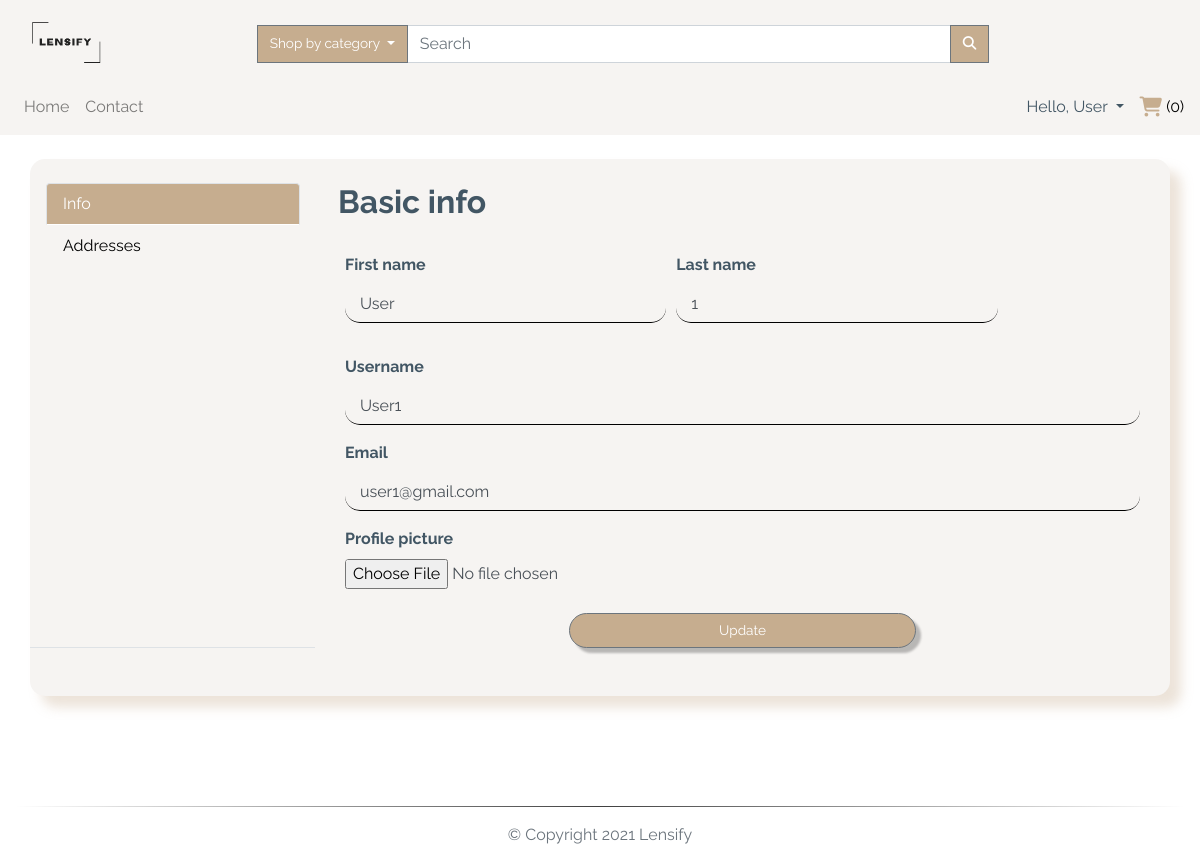
/profile/settings (signed in), run on the app's committed database.
### app/models.py (models this page shows, shortened)
class TimestampMixin(object):
    created_at = db.Column(db.DateTime, nullable=False,
                           default=datetime.utcnow)
    updated_at = db.Column(db.DateTime, onupdate=datetime.utcnow)

class User(db.Model, TimestampMixin, UserMixin):
    __tablename__ = "users"
    id = db.Column(db.Integer, primary_key=True)
    first_name = db.Column(db.String(50), nullable=False)
    last_name = db.Column(db.String(50), nullable=False)
    username = db.Column(db.String(50), unique=True, nullable=False)
    email = db.Column(db.String(115), unique=True, nullable=False)
    image_file = db.Column(db.String(80), nullable=False,
                           default="default.jpg")
    password_hash = db.Column(db.String(60), nullable=False)
    items_for_sale = db.relationship(
        "ItemForSale", backref="seller", lazy="dynamic")
    orders = db.relationship("Order", backref="buyer", lazy=True)
    address = db.relationship(
        "Address", secondary="user_addresses", backref="user", lazy="dynamic"
    )
    followed = db.relationship(
        "User", secondary=followers,
        primaryjoin=(followers.c.follower_id == id),
        secondaryjoin=(followers.c.followed_id == id),
        backref=db.backref("followers", lazy="dynamic"), lazy="dynamic")
    reviewed = db.relationship(
        "Review", backref="user_reviewed", primaryjoin=(Review.user_reviewed_id == id), lazy="dynamic"
    )
    reviewer = db.relationship(
        "Review", backref="user_reviewer", primaryjoin=(Review.user_reviewer_id == id), lazy="dynamic"
    )

### app/routes.py (the view, shortened to what this page needs)
@app.route("/profile/settings", methods=["POST", "GET"])
@app.route("/profile/settings/<address_id>", methods=["POST", "GET"])
@login_required
def user_settings(address_id=None):
    user = User.query.filter_by(id=current_user.id).first_or_404()
    form = UpdateDetailsForm(obj=user)
    all_user_addresses = user.address.all()
    return render_template("user_settings.html", title="User Settings", form=form,
                           all_user_addresses=all_user_addresses)

### app/forms.py (shortened to what this page needs)
class UpdateDetailsForm(FlaskForm):
    first_name = StringField("First name",
                             validators=[DataRequired(), Alpha(
                                 message="Please use alphabetic characters only"),
                                 Length(min=3, max=20)])
    last_name = StringField("Last name",
                            validators=[DataRequired(), Alpha(
                                message="Please use alphabetic characters only"),
                                Length(min=3, max=20)])
    username = StringField("Username", validators=[
                           DataRequired(),  AlphaNumeric(
                               message="Please use alphabetic characters and numbers only"),
                           Length(min=4, max=12)])
    email = StringField("Email",
                        validators=[DataRequired(), Email()])
    picture = FileField('Profile picture', validators=[
        FileAllowed(['jpg', 'png', 'jpeg'])])
    submit_details = SubmitField("Update")

### app/models.py (called while the page is built)
@login_manager.user_loader
def load_user(user_id):
    return User.query.get(int(user_id))

### app/routes.py (called while the page is built)
@app.before_request
def before_request():
    if current_user.is_authenticated:
        current_user.updated_at = datetime.utcnow()
        db.session.commit()

@app.context_processor
def inject_categories():
    categories = Category.query.join(
        ItemForSale, (Category.id == ItemForSale.category_id)).filter(ItemForSale.sold == False).all()
    return dict(categories=categories)

### app/templates/user_settings.html (shortened to what this page needs)
{% extends "layout.html" %}
{% import "bootstrap/wtf.html" as wtf %}
{%block app_content%}
<div class="container custom-bg my-4">
  <div class="row py-4">
    <div class="nav flex-column nav-tabs pl-3 mb-4 col-12 col-md-3" id="v-pills-tab" role="tablist"
      aria-orientation="vertical">
      <a class="nav-link active" id="v-pills-info-tab" data-toggle="tab" href="#v-pills-info" role="tab"
        aria-controls="v-pills-info" aria-selected="true">Info</a>
      <a class="nav-link" id="v-pills-address-tab" data-toggle="tab" href="#v-pills-address" role="tab"
        aria-controls="v-pills-address" aria-selected="false">Addresses</a>
    </div>
    <div class="tab-content col-12 col-md-9" id="v-pills-tabContent">
      <div class="tab-pane fade show active" id="v-pills-info" role="tabpanel" aria-labelledby="v-pills-info-tab">
        <h2 class="ml-2 font-weight-bold"> Basic info</h2>
        <form method="POST" enctype="multipart/form-data" class="py-4">
          <div class="form-row col-12">
            <div class="form-group col-12 col-lg-5">
              {{wtf.form_field(form.first_name, class="form-control text-capitalize",placeholder="Enter your first name")}}
            </div>
            <div class="form-group col-12 col-lg-5">
              {{wtf.form_field(form.last_name, class="form-control text-capitalize",placeholder="Enter your last name")}}
            </div>
          </div>
          <div class="form-group col-12">
            {{wtf.form_field(form.username, class="form-control text-capitalize",placeholder="Choose your username")}}
          </div>
          <div class="form-group col-12">
            {{wtf.form_field(form.email, class="form-control",placeholder="Enter your email")}}
          </div>
          <div class="form-group col-12">
            {{wtf.form_field(form.picture, class="form-control p-0 mb-3")}}
          </div>
          <div class="form-row justify-content-center">
            {{wtf.form_field(form.submit_details, class="btn btn-block btn-secondary col-5")}}
          </div>
        </form>
      </div>
    </div>
  </div>
</div>
{%endblock app_content%}

### app/templates/layout.html (shortened to what this page needs)
{% extends "bootstrap/base.html" %}
{% block styles %}
<link rel="stylesheet" href="https://stackpath.bootstrapcdn.com/bootstrap/4.5.0/css/bootstrap.min.css"
>
<link rel="stylesheet" href="https://cdnjs.cloudflare.com/ajax/libs/animate.css/3.7.0/animate.css" />
<link rel="stylesheet" href="{{url_for('.static', filename='css/styles.css')}}" />
{% endblock styles %}
{% block body %}
{% block navbar %}
<nav class="navbar navbar-expand-lg navbar-light custom-bg">
  <a href="{{url_for('index')}}" class="col-4 col-md-2 logo-container">
    <img class="navbar-brand img-fluid mt-2" src="{{url_for('.static', filename='img/logo.png')}}" alt="logo" />
  </a>
  <div class="collapse navbar-collapse pt-2 col-12 col-lg-9" id="search">
    <form class="form-inline col-12 input-group" method='POST' action="{{ url_for('search') }}">
      <div class="dropdown ml-3 input-group-append">
        <button class="btn btn-secondary dropdown-toggle no-radius" type="button" id="dropdownMenuButton"
          data-toggle="dropdown" aria-haspopup="true" aria-expanded="false">
          Shop by category
        </button>
      </div>
      <input class="form-control col-8 input-group-append" type="search" placeholder="Search" aria-label="Search" name="search" >
      <div class="input-group-append">
        <button class="btn btn-secondary no-radius" type="submit">
          <i class="fas fa-search"></i>
        </button>
      </div>
    </form>
  </div>
</nav>
<nav class="navbar navbar-expand-lg navbar-light custom-bg py-0">
  <div id="links" class="collapse navbar-collapse py-2">
    <div class="navbar-nav text-center">
      <a class="nav-item nav-link" href="{{url_for('index')}}">Home</a>
      <a class="nav-item nav-link" href="{{url_for('contact')}}">Contact</a>
    </div>
    <div class="navbar-nav ml-auto text-center">
      {% if current_user.is_authenticated %}
      <div class="dropdown">
        <a class="dropdown-toggle" type="button" id="dropdownMenuButton" data-toggle="dropdown" aria-haspopup="true"
          aria-expanded="false">
          Hello, {{current_user.first_name.capitalize()}}
        </a>
      </div>
      <div class="ml-3 text-center d-none d-lg-block" id="cart">
        <a href="{{url_for('cart')}}">
          <i class="fas fa-shopping-cart fa-lg"></i> ({{session['cart']|length}})
        </a>
      </div>
      {%else%}
      <a class="nav-item nav-link mr-2" href="{{url_for('login')}}">Login</a>
      <a class="nav-item nav-link" href="{{url_for('register')}}">Register</a>
      {%endif%}
    </div>
  </div>
</nav>
{% endblock navbar%}
{% block content %}
<main class="my-auto">
  <div class="container-fluid">
    {% block app_content %} {% endblock app_content %}
  </div>
</main>
{% endblock content%}
<footer class="footer navbar-fixed-bottom">
  <div class="container-fluid">
    <hr>
    <p class="text-muted pb-3 text-center">
      &copy;
      Copyright
      Lensify
    </p>
  </div>
</footer>
{% endblock body %}

### app/static/css/styles.css (style rules this page uses)
:root { --main-color: #fff; --second-color: #425664; --third-color: #f6f4f2; --fourth-color: #c6ad8f; }
*, *::before, *::after { margin: 0; padding: 0; box-sizing: border-box; list-style: none; text-decoration: none; }
body, html { background: var(--main-color); min-height: 100vh; width: 100%; color: var(--second-color); font-family: "Raleway", sans-serif; word-break: normal; }
html { position: relative; }
.footer { position: absolute; bottom: 0; width: 100%; height: 10px; }
a { color: black; text-decoration: none; cursor: pointer; }
P { word-break: normal; }
.container { box-shadow: 0.7rem 0.7rem 0.7rem rgba(198, 173, 143, 0.341); border-radius: 15px; }
label { font-weight: bold; display: block; }
input[type="text"], input[type="password"], input[type="tel"] { border: none; padding-left: 15px; background: transparent; border-bottom: 1px solid black; border-radius: 15px; }
input[type="file"] { border: none; background-color: transparent; }
hr { border: none; height: 1px; background-image: linear-gradient( to right, rgba(0, 0, 0, 0), rgba(0, 0, 0, 0.75), rgba(0, 0, 0, 0) ); }
.btn { font-size: 85%; white-space: nowrap; }
.btn-secondary { filter: drop-shadow(5px 5px 1px rgba(0, 0, 0, 0.25)); background-color: var(--fourth-color); border-radius: 20px; color: var(--main-color); }
.no-radius { filter: none; border-radius: 0px; color: var(--main-color); }
.custom-bg { background-color: var(--third-color); }
.logo-container img { width: 70px; height: 55px; }
.fa-shopping-cart { color: var(--fourth-color); }
.nav-tabs .nav-link.active { background-color: var(--fourth-color); color: var(--main-color); }

### data on the page
User: first_name "User", first_name "user", last_name "1", username "user1", email "user1@gmail.com"

### other printed values
{{ session['cart']|length }} "0"
